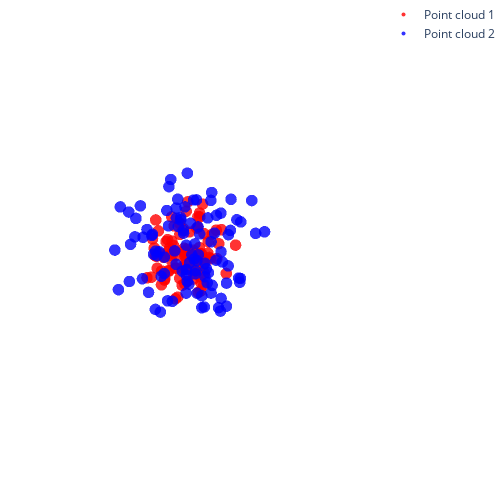

Write notebook code for a chart like this one.
### Code cell
import plotly.graph_objects as go
import numpy as np

# Assume you have 'points1' and 'points2' as your point cloud data. 
# The shape of points should be Nx3 (N points in 3D)
points1 = np.random.rand(100, 3)
points2 = np.random.rand(100, 3) + 2  # +2 to separate the two point clouds

# Define the 3D scatter plots
scatter1 = go.Scatter3d(
    x=points1[:, 0],
    y=points1[:, 1],
    z=points1[:, 2],
    mode='markers',
    marker=dict(
        size=4,
        color='red',  # color set to red
        opacity=0.8
    ),
    name='Point cloud 1'  # name displayed in legend
)

scatter2 = go.Scatter3d(
    x=points2[:, 0],
    y=points2[:, 1],
    z=points2[:, 2],
    mode='markers',
    marker=dict(
        size=4,
        color='blue',  # color set to blue
        opacity=0.8
    ),
    name='Point cloud 2'  # name displayed in legend
)

# Define the layout of the plot with desired width and height and hide the axes
layout = go.Layout(
    autosize=False,  # This enables custom size
    width=500,  # Custom width
    height=500,  # Custom height
    scene=dict(
        xaxis=dict(showticklabels=False, visible=False),
        yaxis=dict(showticklabels=False, visible=False),
        zaxis=dict(showticklabels=False, visible=False)
    ),
    margin=dict(l=0, r=0, b=0, t=0)
)

# Create the plot with both scatter plots
fig = go.Figure(data=[scatter1, scatter2], layout=layout)

# Show the plot
fig.show()
